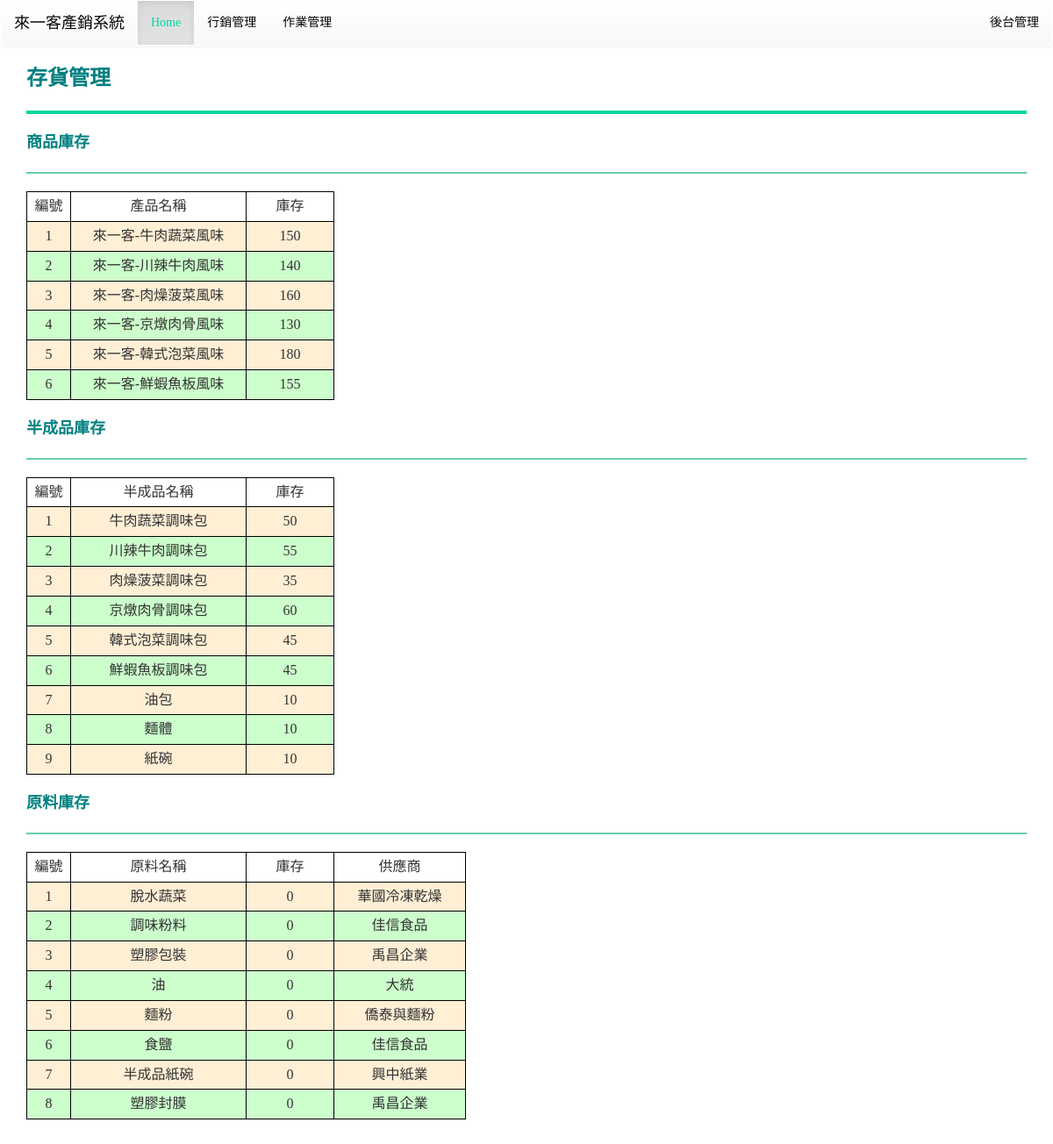
/product/stock/, run on an earlier commit of the app's database.
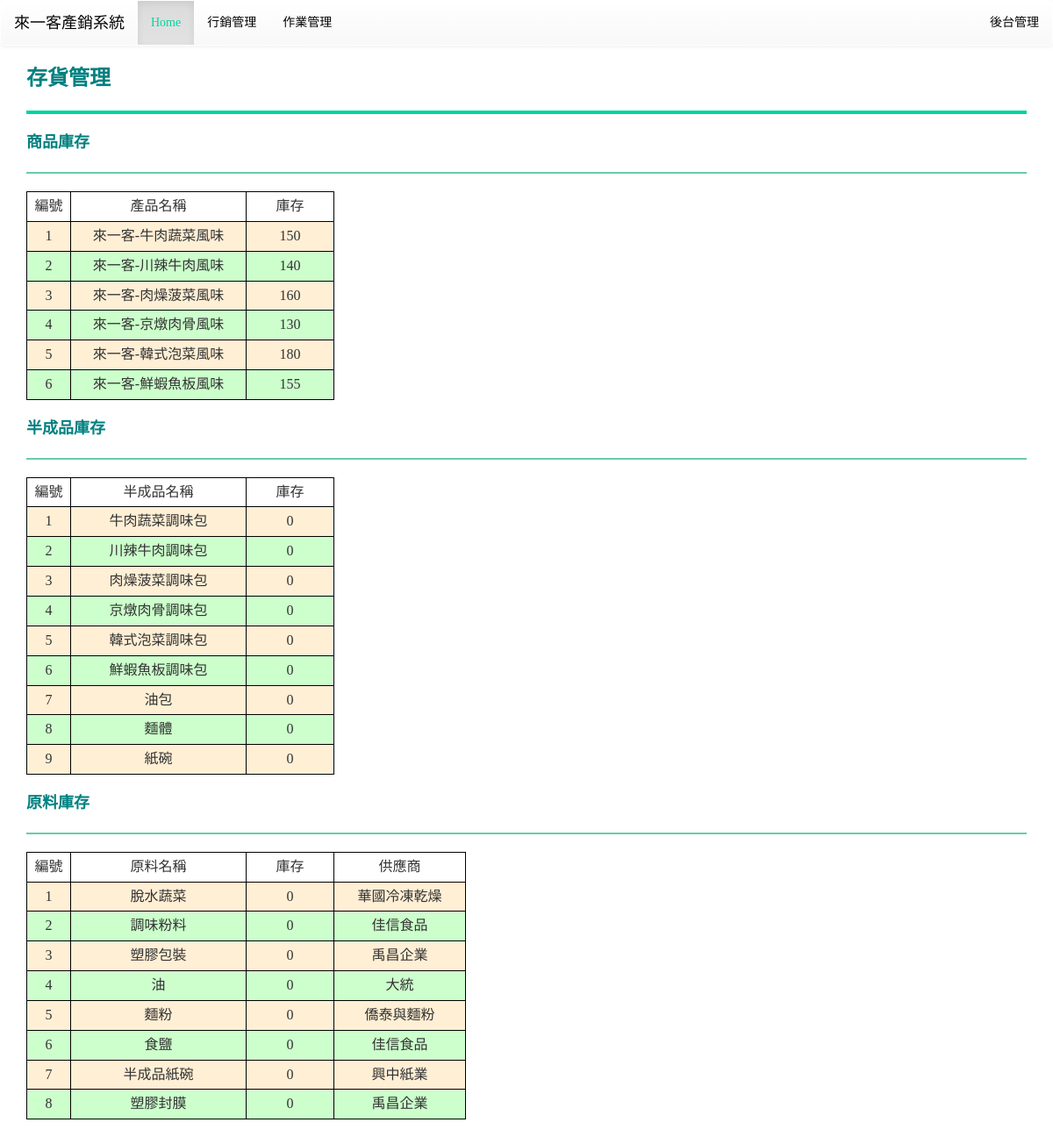
And on a later commit of the database.
### mainsite/models.py (models this page shows, shortened)
class Product(models.Model):
    name = models.CharField(max_length=10)
    price = models.IntegerField()
    stock = models.IntegerField()
    TL = models.IntegerField()
    element = models.ManyToManyField(Intermediate, through='Product_element')

class Intermediate(models.Model):
    name = models.CharField(max_length=10)
    stock = models.IntegerField()
    safe_stock = models.IntegerField()
    TL = models.IntegerField()
    element = models.ManyToManyField(Ingredient, through='Intermediate_element')

class Ingredient(models.Model):
    name = models.CharField(max_length=10)
    cost = models.IntegerField()
    stock = models.IntegerField()
    safe_stock = models.IntegerField()
    last_date = models.DateField()
    EOQ = models.FloatField()
    supplier = models.ForeignKey(Supplier, on_delete=models.CASCADE)
    TL = models.IntegerField()

class Supplier(models.Model):
    name = models.CharField(max_length=10)
    tel = models.CharField(max_length=10)
    def __str__(self):
        return self.name

### mainsite/views.py (the view)
# urls.py: path('product/stock/', views.stock),
def stock(request):
    products = models.Product.objects.all()
    intermediates = models.Intermediate.objects.all()
    ingredients = models.Ingredient.objects.all()
    template = get_template('stock.html')
    html = template.render(locals())
    return HttpResponse(html)

### templates/stock.html (shortened to what this page needs)
{% extends "base.html" %}
{% load static %}
{% block content %}
<div class='container'>
	<b><font color="#008080" size="5pt">存貨管理</font></b>
	<hr style="border:2px solid #00d3a1;background-color:#66CDAA" />
	<b><font color="#008080" size="4pt">商品庫存</font></b>
	<hr style="border:1px solid #66CDAA;background-color:#66CDAA" />
	{% for p in products %}
	{% if forloop.first %}
	<table>
		<tr bgcolor='#ffffff'>
			<td width=50 align=center>編號</td>
			<td width=200>產品名稱</td>
			<td width=100>庫存</td>
		</tr>
	{% endif %}
		<tr bgcolor='{% cycle "#FFEFD5" "ccffcc" %}'>
			<td align=center>{{ p.id }} </td>
			<td>{{ p.name }}</td>
			<td align=center>{{ p.stock }}</td>
		</tr>
	{% if forloop.last %}
	</table>
	{% endif %}
	{% endfor %}
	<br>
	<b><font color="#008080" size="4pt">半成品庫存</font></b>
	<hr style="border:1px solid #66CDAA;background-color:#66CDAA" />
	{% for m in intermediates %}
	{% if forloop.first %}
	<table>
		<tr bgcolor='#ffffff'>
			<td width=50 align=center>編號</td>
			<td width=200>半成品名稱</td>
			<td width=100>庫存</td>
		</tr>
	{% endif %}
		<tr bgcolor='{% cycle "#FFEFD5" "ccffcc" %}'>
			<td align=center>{{ m.id }} </td>
			<td>{{ m.name }}</td>
			<td align=center>{{ m.stock }}</td>
		</tr>
	{% if forloop.last %}
	</table>
	{% endif %}
	{% endfor %}
	<br>
	<b><font color="#008080" size="4pt">原料庫存</font></b>
	<hr style="border:1px solid #66CDAA;background-color:#66CDAA" />
	{% for i in ingredients %}
	{% if forloop.first %}
	<table>
		<tr bgcolor='#ffffff'>
			<td width=50 align=center>編號</td>
			<td width=200>原料名稱</td>
			<td width=100>庫存</td>
			<td width=150>供應商</td>
		</tr>
	{% endif %}
		<tr bgcolor='{% cycle "#FFEFD5" "ccffcc" %}'>
			<td align=center>{{ i.id }} </td>
			<td>{{ i.name }}</td>
			<td align=center>{{ i.stock }}</td>
			<td align=center>{{ i.supplier }}</td>
		</tr>
	{% if forloop.last %}
	</table>
	{% endif %}
	{% endfor %}
	<br>
	<br>
</div>
{% endblock %}

### templates/base.html (shortened to what this page needs)
<!DOCTYPE html>
<html>
<head>
<link rel="stylesheet" href="https://maxcdn.bootstrapcdn.com/bootstrap/3.3.7/css/bootstrap.min.css">
<link rel="stylesheet" href="https://maxcdn.bootstrapcdn.com/bootstrap/3.3.7/css/bootstrap-theme.min.css">
</head>
<body>
{% include "header.html" %}
{% block content %}{% endblock %}
</body>
</html>

### templates/header.html
<nav class='navbar navbar-default' role='navigation'>
	<div class='container-fluid'>
		<div class='navbar-header'>
			<div class='navbar-brand' align=center>
				來一客產銷系統
			</div>
		</div>
		<ul class='nav navbar-nav'>
			<li class='active'><a href='/'>Home</a></li>
			<li><a href='/market'>行銷管理</a></li>
			<li><a href='/product'>作業管理</a></li>
		</ul>
		<ul class='nav navbar-nav navbar-right'>
			<li><a href='/admin'>後台管理</a></li>
		</ul>
	</div>
</nav>

### templates/base.html (style rules this page uses)
table { border:1px solid #000; font-family: 微軟正黑體; font-size:16px; border:1px solid #000; text-align:center; border-collapse:collapse; }
td { border:1px solid #000; padding:5px; }
.navbar-default { background-color: #ffffff; border-color: #ffffff; }
.navbar-default .navbar-brand { color: #060606; }
.navbar-default .navbar-nav > li > a { color: #060606; }
.navbar-default .navbar-nav > .active > a, .navbar-default .navbar-nav > .active > a:hover, .navbar-default .navbar-nav > .active > a:focus { color: #00d3a1; background-color: #ffffff; }
h1, h2, h3, h4, h5, p, div { font-family: 微軟正黑體; }

What changed in the data, as far as the page shows it:
changed Intermediate "牛肉蔬菜調味包": stock "50" → "0"
changed Intermediate "川辣牛肉調味包": stock "55" → "0"
changed Intermediate "肉燥菠菜調味包": stock "35" → "0"
changed Intermediate "京燉肉骨調味包": stock "60" → "0"
changed Intermediate "韓式泡菜調味包": stock "45" → "0"
changed Intermediate "鮮蝦魚板調味包": stock "45" → "0"
changed Intermediate "油包": stock "10" → "0"
changed Intermediate "麵體": stock "10" → "0"
changed Intermediate "紙碗": stock "10" → "0"
